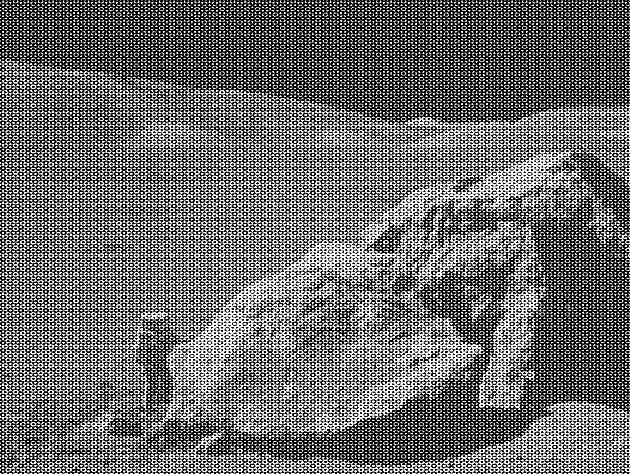
#> input picture moonlanding.png, 630 x 474 px
$ python friendV.py
#> lines starting #> are read from the running program, lines starting #| are printed output that depends on the picture
import math
import cmath
import argparse
from typing import List
from PIL import Image
import matplotlib.pyplot as plt
import sys
import numpy as np
import time
import random


# [28 lines left out: functions dft, idft, not called in this run]


def fft(x: List[complex]) -> List[complex]:
    """
    Compute the Fast Fourier Transform (FFT) of a 1D list of complex numbers using the Cooley-Turkey algorithm.
    Assumes that the length of x is a power of 2.
    """
    N = len(x)
    if N <= 1:
        return x
    if N & (N - 1) != 0:
        raise ValueError("Size of x must be a power of 2")

    # FFT of even and odd terms
    even = fft(x[0::2])
    odd = fft(x[1::2])

    combined = [0] * N
    for k in range(N // 2):
        angle = -2j * math.pi * k / N
        twiddle = cmath.exp(angle) * odd[k]
        combined[k] = even[k] + twiddle
        combined[k + N // 2] = even[k] - twiddle
    return combined


# [13 lines left out: function ifft, not called in this run]


def transpose(matrix: List[List[complex]]) -> List[List[complex]]:
    """
    Transpose a 2D matrix represented as a list of lists.
    """
    return [list(row) for row in zip(*matrix)]


# [26 lines left out: functions dft2d, idft2d, not called in this run]


def fft2d(matrix: List[List[complex]]) -> List[List[complex]]:
    """
    Compute the 2D Fast Fourier Transform (FFT) of a 2D matrix.
    Assumes that both dimensions are powers of 2.
    """
    # Apply FFT on each row
    transformed_rows = [fft(row) for row in matrix]
    # Transpose the matrix to work on columns
    transposed = transpose(transformed_rows)
    # Apply FFT on each column
    transformed_cols = [fft(col) for col in transposed]
    # Transpose back to original layout
    return transpose(transformed_cols)


# [12 lines left out: function ifft2d, not called in this run]


def next_power_of_two(n: int) -> int:
    """
    Compute the next power of 2 greater than or equal to n.
    """
    return 1 if n == 0 else 2 ** (n - 1).bit_length()


def pad_image(image: Image.Image, new_width: int, new_height: int) -> Image.Image:
    """
    Pad the image with black pixels to reach the desired width and height.
    """
    padded_image = Image.new('L', (new_width, new_height))
    padded_image.paste(image, (0, 0))
    return padded_image


# [5 lines left out: function resize_image, not called in this run]


def image_to_matrix(image_path: str, pad: bool = True, resize_flag: bool = False) -> (
List[List[complex]], int, int, int, int):
    """
    Convert an image to a 2D matrix of complex numbers (grayscale).
    Pads or resizes the image to the next power of 2 if required.

    Returns the matrix and original/new dimensions.
    """
#> called with image_path = 'moonlanding.png', pad = True, resize_flag = False
    try:
        img = Image.open(image_path).convert('L')  # Convert to grayscale
#> img is the input picture: PIL image 630x474 L; min 0, max 255, mean 108.1
    except FileNotFoundError:
        print(f"Error: Image file '{image_path}' not found.")
        sys.exit(1)

    original_width, original_height = img.size
#> original_width = 630; original_height = 474
    print(f"Original Image Size: {original_width}x{original_height}")
#| Original Image Size: 630x474

    # Compute next power of 2 for width and height
    new_width = next_power_of_two(original_width)
#> new_width = 1024
    new_height = next_power_of_two(original_height)
#> new_height = 512

    if pad:
        if new_width != original_width or new_height != original_height:
            print(f"Padding image to {new_width}x{new_height}...")
#> (printed output is left out)
            img = pad_image(img, new_width, new_height)
#> in pad_image, `padded_image = Image.new('L', (new_width, new_height))`: padded_image: PIL image 1024x512 L; every value is 0
#> in pad_image, `padded_image.paste(image, (0, 0))`:
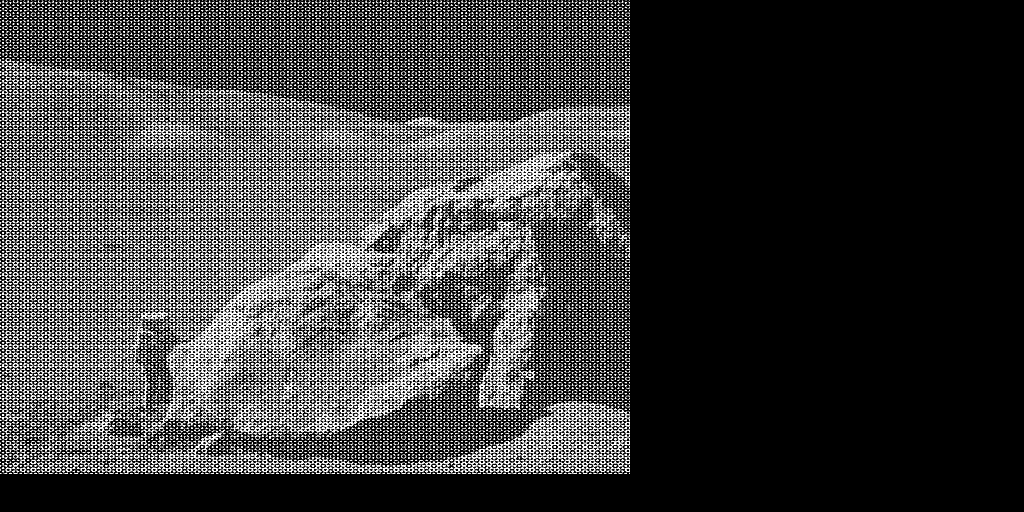
#> padded_image: PIL image 1024x512 L; min 0, max 255, mean 61.6
    elif resize_flag:
        if new_width != original_width or new_height != original_height:
            print(f"Resizing image to {new_width}x{new_height}...")
            img = resize_image(img, new_width, new_height)
    else:
        if new_width != original_width or new_height != original_height:
            print("Error: Image dimensions are not powers of 2. Use padding or resizing.")
            sys.exit(1)

    padded_width, padded_height = img.size
#> padded_width = 1024; padded_height = 512
    print(f"Padded/Resized Image Size: {padded_width}x{padded_height}")
#| Padded/Resized Image Size: 1024x512

    pixels = list(img.getdata())
#> pixels = 524288 items
    matrix = []
    for y in range(padded_height):
        row = [complex(pixels[y * padded_width + x]) for x in range(padded_width)]
        matrix.append(row)
#> after the loop, matrix = 512 items
    return matrix, original_width, original_height, padded_width, padded_height


# [142 lines left out: functions matrix_to_image, denoise_fft, compress_fft, generate_random_matrix, plot_runtime_complexity, not called in this run]


def main():
    parser = argparse.ArgumentParser(description="Perform FFT operations on an image.")
    parser.add_argument(
        '-m', '--mode',
        type=int,
        choices=[1, 2, 3, 4],
        default=1,
        help='Mode of operation. [1] FFT Visualization. [2] Denoise Image. [3] Compress Image. [4] Runtime Complexity Analysis.'
    )
    parser.add_argument(
        '-i', '--image',
        type=str,
        default='moonlanding.png',
        help='Filename of the image for the DFT (default: moonlanding.png). Applicable for modes 1, 2, and 3.'
    )
    parser.add_argument(
        '--pad',
        action='store_true',
        help='Pad the image to the next power of 2 dimensions (default behavior). Applicable for modes 1, 2, and 3.'
    )
    parser.add_argument(
        '--resize',
        action='store_true',
        help='Resize the image to the next power of 2 dimensions instead of padding. Applicable for modes 1, 2, and 3.'
    )
    parser.add_argument(
        '--cutoff',
        type=int,
        default=None,
        help='Cutoff radius for high-frequency removal in denoising mode (default: 30%% of min(width, height)/2). Applicable only in mode 2.'
    )
    args = parser.parse_args()

    if args.resize and args.pad:
        print("Error: Choose either --pad or --resize, not both.")
        sys.exit(1)

    if args.mode == 1:
        # Mode 1: FFT Visualization
        print(f"Loading image '{args.image}'...")
        matrix, orig_w, orig_h, padded_w, padded_h = image_to_matrix(
            args.image,
            pad=not args.resize,
            resize_flag=args.resize
        )
#> matrix = 512 items; orig_w = 630; orig_h = 474; padded_w = 1024; padded_h = 512

        # Check if dimensions are powers of 2 (should be after padding/resizing)
        def is_power_of_two(n):
            return (n != 0) and (n & (n - 1) == 0)

        if not (is_power_of_two(padded_w) and is_power_of_two(padded_h)):
            print("Error: Image dimensions are not powers of 2 even after processing.")
            sys.exit(1)

        print("Performing 2D FFT...")
        fft_result = fft2d(matrix)
#> in fft, `N = len(x)`: N = 1024
#> in fft2d, `transformed_rows = [fft(row) for row in matrix]`: transformed_rows = 512 items
#> in fft2d, `transposed = transpose(transformed_rows)`: transposed = 1024 items
#> fft_result = 512 items
        print("FFT completed.")

        print("Displaying Original Image and FFT Magnitude Spectrum...")
        plt.figure(figsize=(12, 6))

        # Original Image
        plt.subplot(1, 2, 1)
        original_img = Image.open(args.image).convert('L')
        if not (args.pad or args.resize):
            display_img = original_img
        elif args.pad:
            display_img = pad_image(original_img, padded_w, padded_h)
        elif args.resize:
            display_img = resize_image(original_img, padded_w, padded_h)
        else:
            display_img = original_img  # Fallback
        original_np = np.array(display_img, dtype=np.uint8)
        plt.imshow(original_np, cmap='gray')
        plt.title('Original Image')
        plt.axis('off')

        # FFT Magnitude Spectrum
        plt.subplot(1, 2, 2)
        # Compute magnitude and shift
        magnitude = np.array([[math.log(1 + abs(pixel)) for pixel in row] for row in fft_result])
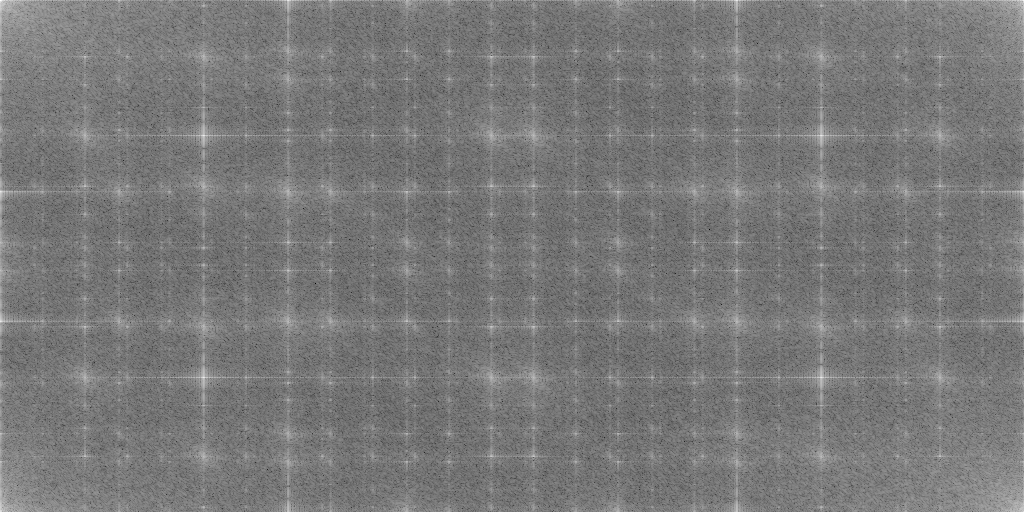
#> magnitude: shape (512, 1024) float64; min 1.77, max 17.29, mean 9.14; drawn with min black and max white
        magnitude_shifted = np.fft.fftshift(magnitude)
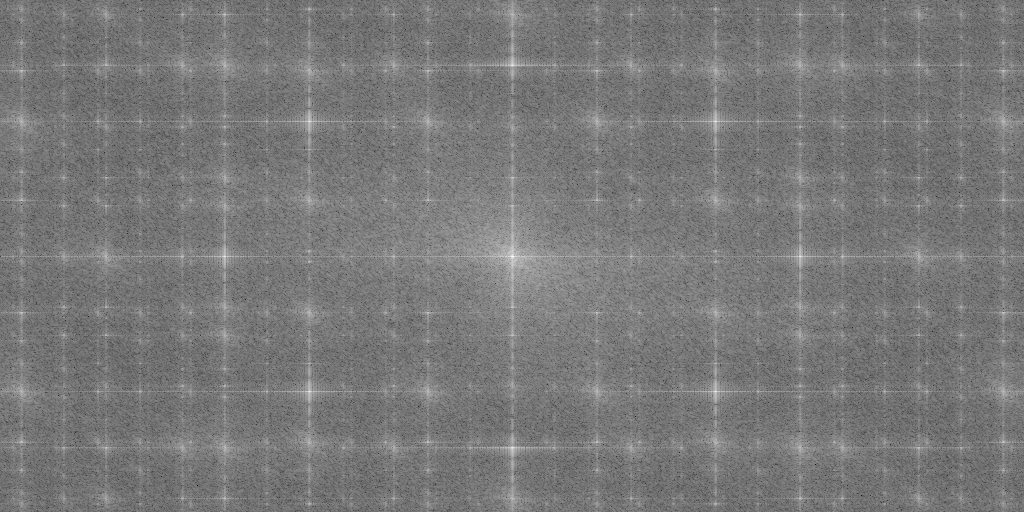
#> magnitude_shifted: shape (512, 1024) float64; min 1.77, max 17.29, mean 9.14; drawn with min black and max white
        # Normalize
        magnitude_normalized = 255 * (magnitude_shifted - magnitude_shifted.min()) / (
                    magnitude_shifted.max() - magnitude_shifted.min())
        magnitude_image = magnitude_normalized.astype(np.uint8)
        # Crop to original dimensions if padded
        if orig_w and orig_h:
            magnitude_image = magnitude_image[:orig_h, :orig_w]
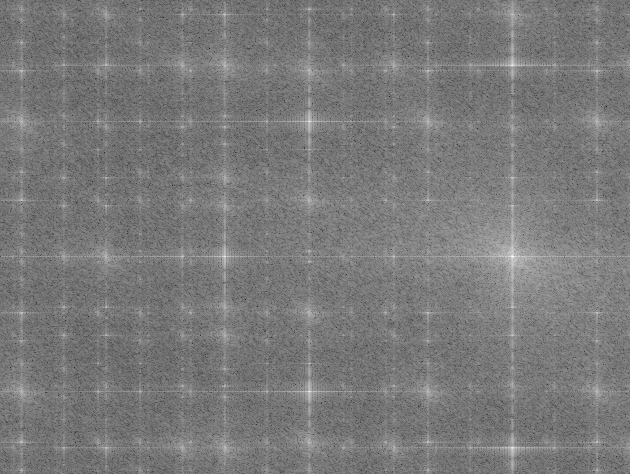
#> magnitude_image: shape (474, 630); min 25, max 255, mean 121.7
        plt.imshow(magnitude_image, cmap='gray')
        plt.title('FFT Magnitude Spectrum')
        plt.axis('off')

        plt.tight_layout()
        plt.show()

    elif args.mode == 2:
        # Mode 2: Denoise Image
        print(f"Loading image '{args.image}'...")
        matrix, orig_w, orig_h, padded_w, padded_h = image_to_matrix(
            args.image,
            pad=not args.resize,
            resize_flag=args.resize
        )

        # Check if dimensions are powers of 2 (should be after padding/resizing)
        def is_power_of_two(n):
            return (n != 0) and (n & (n - 1) == 0)

        if not (is_power_of_two(padded_w) and is_power_of_two(padded_h)):
            print("Error: Image dimensions are not powers of 2 even after processing.")
            sys.exit(1)

        print("Performing 2D FFT...")
        fft_result = fft2d(matrix)
        print("FFT completed.")

        # Determine cutoff radius
        if args.cutoff is not None:
            cutoff_radius = args.cutoff
            print(f"Using user-specified cutoff radius: {cutoff_radius}")
        else:
            # Default cutoff: 30% of half the minimum dimension
            cutoff_radius = int(0.3 * min(padded_w, padded_h) / 2)
            print(f"No cutoff radius specified. Using default cutoff radius: {cutoff_radius}")

        print("Applying low-pass filter to denoise the image...")
        denoised_fft = denoise_fft(fft_result, cutoff_radius)
        print("Low-pass filter applied.")

        # Count non-zero coefficients
        total_coefficients = padded_w * padded_h
        non_zero_coefficients = sum(1 for row in denoised_fft for coeff in row if coeff != 0)
        fraction_non_zero = non_zero_coefficients / total_coefficients
        print(f"Number of non-zero Fourier coefficients used: {non_zero_coefficients}")
        print(f"Fraction of non-zero coefficients: {fraction_non_zero:.4f}")

        print("Performing Inverse 2D FFT to reconstruct the denoised image...")
        ifft_result = ifft2d(denoised_fft)
        print("Inverse FFT completed.")

        # Extract real part and normalize
        denoised_real = np.array([[pixel.real for pixel in row] for row in ifft_result])
        denoised_real = np.clip(denoised_real, 0, 255)
        denoised_image = denoised_real.astype(np.uint8)

        print("Displaying Original and Denoised Images...")
        plt.figure(figsize=(12, 6))

        # Original Image
        plt.subplot(1, 2, 1)
        original_img = Image.open(args.image).convert('L')
        if not (args.pad or args.resize):
            display_img = original_img
        elif args.pad:
            display_img = pad_image(original_img, padded_w, padded_h)
        elif args.resize:
            display_img = resize_image(original_img, padded_w, padded_h)
        else:
            display_img = original_img  # Fallback
        original_np = np.array(display_img, dtype=np.uint8)
        plt.imshow(original_np, cmap='gray')
        plt.title('Original Image')
        plt.axis('off')

        # Denoised Image
        plt.subplot(1, 2, 2)
        # If the image was padded or resized, crop back to original size for fair comparison
        denoised_cropped = denoised_image[:orig_h, :orig_w] if (orig_w and orig_h) else denoised_image
        plt.imshow(denoised_cropped, cmap='gray')
        plt.title('Denoised Image')
        plt.axis('off')

        plt.tight_layout()
        plt.show()

    elif args.mode == 3:
        # Mode 3: Compress Image
        print(f"Loading image '{args.image}'...")
        matrix, orig_w, orig_h, padded_w, padded_h = image_to_matrix(
            args.image,
            pad=not args.resize,
            resize_flag=args.resize
        )

        # Check if dimensions are powers of 2 (should be after padding/resizing)
        def is_power_of_two(n):
            return (n != 0) and (n & (n - 1) == 0)

        if not (is_power_of_two(padded_w) and is_power_of_two(padded_h)):
            print("Error: Image dimensions are not powers of 2 even after processing.")
            sys.exit(1)

        print("Performing 2D FFT...")
        fft_result = fft2d(matrix)
        print("FFT completed.")

        # Define compression levels
        compression_levels = [0, 50, 90, 95, 99, 99.9]

        print("Compressing the image by zeroing out Fourier coefficients at different levels...")
        compressed_ffts = compress_fft(fft_result, compression_levels)

        # Prepare to display images
        compressed_images = []
        non_zero_counts = []
        fractions_non_zero = []

        for idx, (level, compressed_fft) in enumerate(zip(compression_levels, compressed_ffts)):
            if level == 0:
                print(f"Compression Level: {level}% (Original Image)")
            else:
                print(f"Compression Level: {level}%")
            # Count non-zero coefficients
            non_zero_count = sum(1 for row in compressed_fft for coeff in row if coeff != 0)
            fraction_non_zero = non_zero_count / (padded_w * padded_h)
            print(f"Number of non-zero Fourier coefficients: {non_zero_count}")
            print(f"Fraction of non-zero coefficients: {fraction_non_zero:.4f}\n")
            non_zero_counts.append(non_zero_count)
            fractions_non_zero.append(fraction_non_zero)

            # Perform Inverse FFT
            ifft_result = ifft2d(compressed_fft)

            # Extract real part and normalize
            compressed_real = np.array([[pixel.real for pixel in row] for row in ifft_result])
            compressed_real = np.clip(compressed_real, 0, 255)
            compressed_image = compressed_real.astype(np.uint8)

            # Crop to original dimensions if padded
            compressed_cropped = compressed_image[:orig_h, :orig_w] if (orig_w and orig_h) else compressed_image
            compressed_images.append(compressed_cropped)

        # Display the compressed images in a 2x3 subplot
        print("Displaying Compressed Images at Different Levels...")
        fig, axes = plt.subplots(2, 3, figsize=(18, 12))
        fig.suptitle("Compressed Images at Different Levels", fontsize=20)

        for i, level in enumerate(compression_levels):
            row = i // 3
            col = i % 3
            axes[row, col].imshow(compressed_images[i], cmap='gray')
            axes[row, col].set_title(
                f"Compression: {level}%\nNon-zero Coefs: {non_zero_counts[i]}\nFraction: {fractions_non_zero[i]:.4f}")
            axes[row, col].axis('off')

        plt.tight_layout(rect=[0, 0.03, 1, 0.95])
        plt.show()

    elif args.mode == 4:
        # Mode 4: Runtime Complexity Analysis
        print("Starting Runtime Complexity Analysis for Naive DFT and FFT...")
        # Define problem sizes (powers of 2 from 32 to 256)
        sizes = [2 ** i for i in range(3, 9)]  # 32, 64, 128, 256
        naive_means = []
        naive_stds = []
        fft_means = []
        fft_stds = []
        num_runs = 10  # Number of runs per size

        for size in sizes:
            print(f"\nProblem Size: {size}x{size}")
            # Generate a random matrix of the given size
            matrix = generate_random_matrix(size)

            # Measure runtime for naive DFT2D
            print("  Measuring Naive DFT2D...")
            naive_times = []
            for run in range(num_runs):
                start_time = time.time()
                naive_result = dft2d(matrix)
                end_time = time.time()
                runtime = end_time - start_time
                naive_times.append(runtime)
                print(f"    Run {run + 1}: {runtime:.4f} seconds")
            naive_mean = np.mean(naive_times)
            naive_std = np.std(naive_times)
            naive_means.append(naive_mean)
            naive_stds.append(naive_std)
            print(f"  Naive DFT2D - Mean: {naive_mean:.4f} s, Std Dev: {naive_std:.4f} s")

            # Measure runtime for FFT2D
            print("  Measuring FFT2D...")
            fft_times = []
            for run in range(num_runs):
                start_time = time.time()
                fft_result = fft2d(matrix)
                end_time = time.time()
                runtime = end_time - start_time
                fft_times.append(runtime)
                print(f"    Run {run + 1}: {runtime:.4f} seconds")
            fft_mean = np.mean(fft_times)
            fft_std = np.std(fft_times)
            fft_means.append(fft_mean)
            fft_stds.append(fft_std)
            print(f"  FFT2D - Mean: {fft_mean:.4f} s, Std Dev: {fft_std:.4f} s")

        # Plot the runtime complexities
        print("\nPlotting Runtime Complexities...")
        plot_runtime_complexity(sizes, naive_means, naive_stds, fft_means, fft_stds)
        print("Runtime Complexity Analysis Completed.")

    else:
        print("Invalid mode selected. Choose either Mode 1, Mode 2, Mode 3, or Mode 4.")
        sys.exit(1)


if __name__ == "__main__":
    main()
